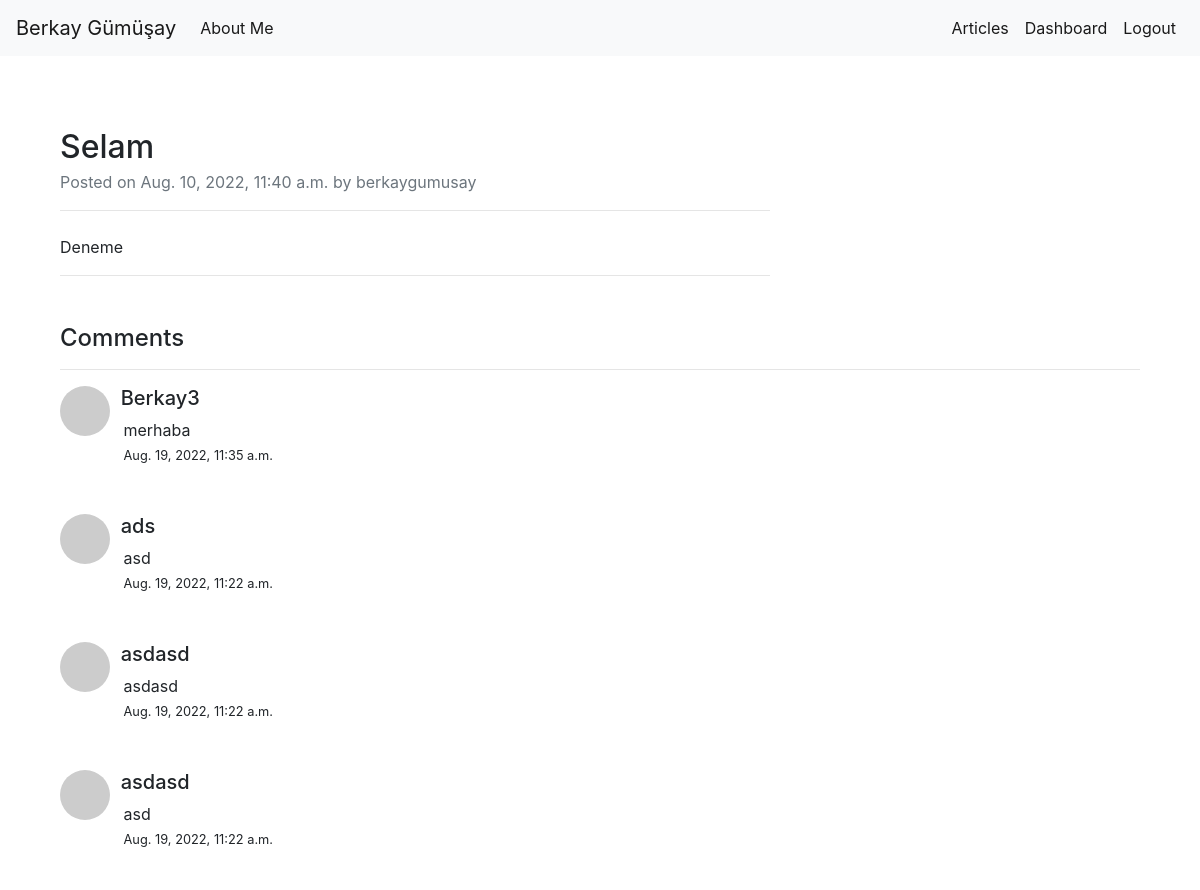
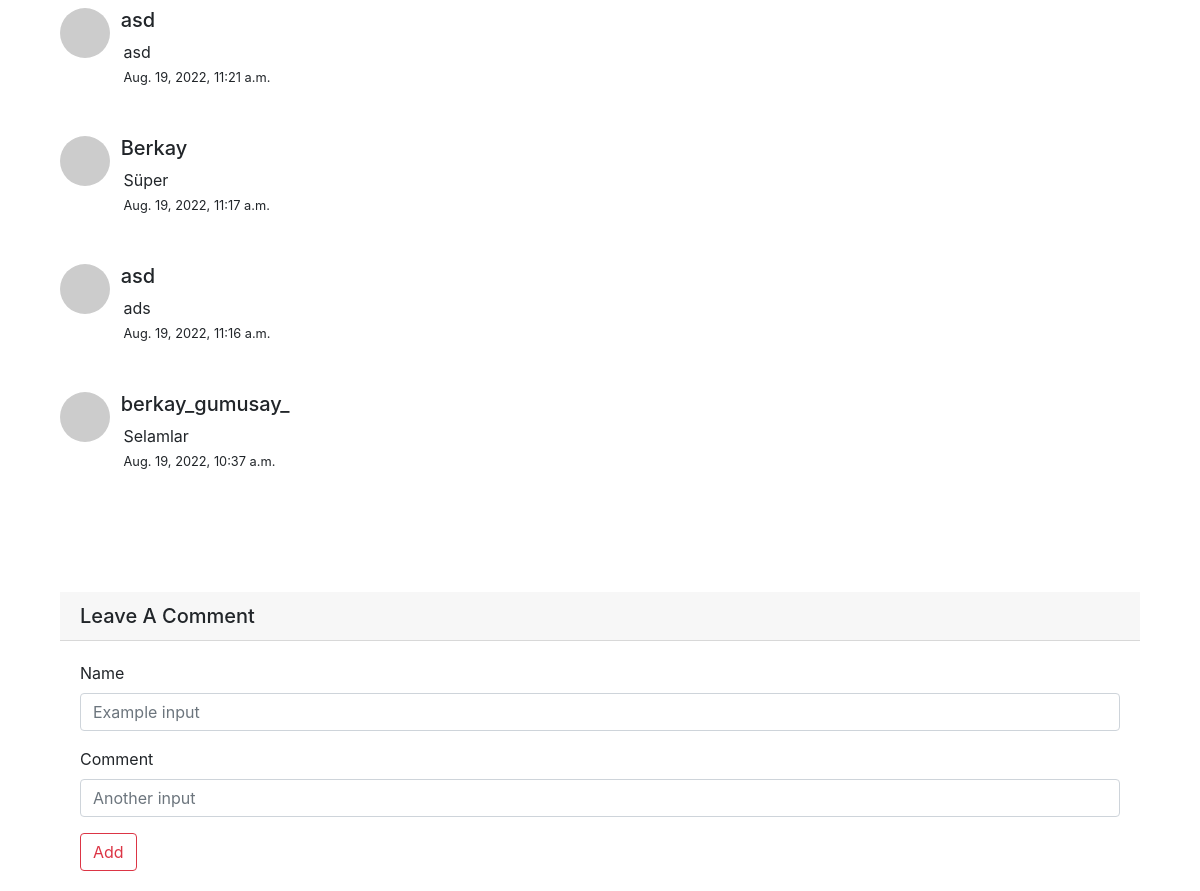
Page /articles/article/1 (signed in) on the committed database (2 pictures, top to bottom).
### articles/models.py (models this page shows, shortened)
class Article(models.Model):
    author = models.ForeignKey("auth.User",on_delete=models.CASCADE)
    title = models.CharField(max_length=50)
    content = RichTextField()
    createdDate = models.DateTimeField(auto_now_add=True)
    articleImage = models.FileField(blank=True,null=True,verbose_name="Upload Image To Article")
    class Meta:
        ordering = ['-createdDate']

class Comment(models.Model):
    article = models.ForeignKey(Article,on_delete=models.CASCADE,verbose_name="Article",related_name="comments")
    commentAuthor = models.CharField(max_length=50,verbose_name="Username")
    commentContent = models.CharField(max_length=200,verbose_name="Comment")
    commentDate = models.DateTimeField(auto_now_add=True)
    class Meta:
        ordering = ['-commentDate']

### articles/views.py (the view)
# urls.py: path('article/<int:id>', views.seeArticle , name = "seeArticle"),
@login_required(login_url="user:login")
def seeArticle(request,id):
    article = get_object_or_404(Article,id=id)
    comments = article.comments.all()
    return render(request,"seeArticle.html",{"article" : article,"comments":comments})

### templates/seeArticle.html (shortened to what this page needs)
{% extends "layout.html" %}
{% block Body %}
<div class="container mt-5">
            <div class="row">
                <div class="col-lg-8">
                    <article>
                        <header class="mb-4">
                            <h2 class="fw-bolder mb-1">{{article.title}}</h2>
                            <div class="text-muted ">Posted on {{article.createdDate}} by {{article.author.username}}</div>
                            <hr>
                        </header>
                        <section class="mb-5">
                            {{article.content|safe}}
                            <hr>
                        </section>
                    </article>
                </div>
            </div>
            {% if comments %}
            <h4>Comments</h4>
            <hr>
            {% for comment in comments %}
            <div class="d-flex">
                <div class="flex-shrink-0"><img class="rounded-circle" src="https://dummyimage.com/50x50/ced4da/6c757d.jpg" alt="..."></div>
                <div class="ms-3">
                    <div class="fw-bold"><h5>&nbsp;&nbsp;{{comment.commentAuthor}}</h5></div>
                    &nbsp;&nbsp;&nbsp;{{comment.commentContent}}
                    <br>
                    &nbsp;&nbsp;&nbsp;<small>{{comment.commentDate}}</small>
                </div>
            </div>
            <br><br>
            {% endfor %}
            <br><br><br>
            <h5 class="card-header">Leave A Comment</h5>
            {% else %}
            <div class="alert alert-danger">
                No Comments on This Article
            </div>
            <h5 class="card-header">Leave The First Comment</h5>
            {% endif %}
            <div class="card-body">
                <form method="post" action="{% url 'articles:comment' article.id %}">
                    <div class="form-group">
                      <label for="formGroupExampleInput">Name</label>
                      <input name="commentAuthor" type="text" class="form-control" id="formGroupExampleInput" placeholder="Example input">
                    </div>
                    <div class="form-group">
                      <label for="formGroupExampleInput2">Comment</label>
                      <input name="commentContent" type="text" class="form-control" id="formGroupExampleInput2" placeholder="Another input">
                    </div>
                    <button type="submit" class="btn btn-outline-danger">Add</button>
                  </form>
            </div>
        </div>
{% endblock Body %}

### rows in the picture
Article: title "Selam", createdDate "Aug. 10, 2022, 11:40 a.m.", author.username "berkaygumusay", content "Deneme"
Comment: commentAuthor "Berkay3", commentContent "merhaba", commentDate "Aug. 19, 2022, 11:35 a.m."
Comment: commentAuthor "ads", commentContent "asd", commentDate "Aug. 19, 2022, 11:22 a.m."
Comment: commentAuthor "asdasd", commentContent "asdasd", commentDate "Aug. 19, 2022, 11:22 a.m."
Comment: commentAuthor "asdasd", commentContent "asd", commentDate "Aug. 19, 2022, 11:22 a.m."
Comment: commentAuthor "asd", commentContent "asd", commentDate "Aug. 19, 2022, 11:21 a.m."
Comment: commentAuthor "Berkay", commentContent "Süper", commentDate "Aug. 19, 2022, 11:17 a.m."
Comment: commentAuthor "asd", commentContent "ads", commentDate "Aug. 19, 2022, 11:16 a.m."
Comment: commentAuthor "berkay_gumusay_", commentContent "Selamlar", commentDate "Aug. 19, 2022, 10:37 a.m."
